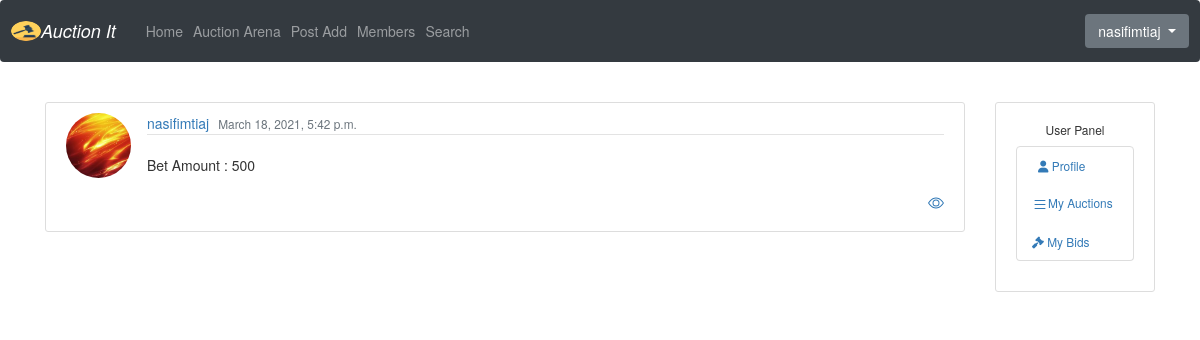
The app's page /my_bets/ (signed in), older data.
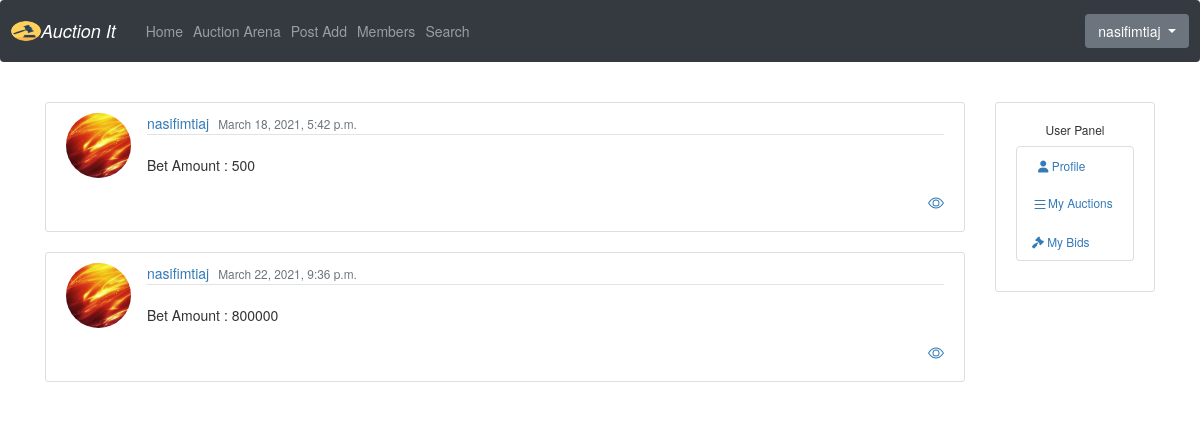
The same page, newer data.
### core/models.py (models this page shows)
class Bets(models.Model):
    item = models.ForeignKey(AuctionItem,on_delete=models.CASCADE)
    better = models.ForeignKey(User, on_delete=models.CASCADE)
    amount = models.IntegerField()
    is_accepted = models.BooleanField(default=False)
    betted_time = models.DateTimeField(default=timezone.now)
    accepted_time = models.DateTimeField(blank=True, null=True)
    class Meta:
        unique_together = ('item', 'better')
        verbose_name = 'Bet'
        verbose_name_plural = 'Bets'

### users/models.py (models this page shows, shortened)
class Profile(models.Model):
    user = models.OneToOneField(User, on_delete=models.CASCADE)
    image = models.ImageField(default='default.jpg', upload_to='profile_pics')
    full_name = models.CharField(default='@Example_name', max_length=100)
    phone_number =  models.TextField(default='@Example_045978346')
    address = models.TextField(default='@Example_13-65 new jersey')
    last_active = models.DateTimeField(blank=True, null=True)
    bio = models.TextField(default='You bio')
    @property
    def update_last_active(self):
        self.last_active = timezone.now()
        self.save()
        return self.user.username
    def save(self, *args, **kwargs):
        super().save(*args, **kwargs)
        img = Image.open(self.image.path)
        if img.height > 200 or img.width > 200:
            output_size = (200, 200)
            img.thumbnail(output_size)
            img.save(self.image.path)

### center/views.py (the view)
# urls.py: path('my_bets/', UserBetsListView.as_view(), name='my_bets'),
class UserBetsListView(ListView):
    template_name = 'center/my_bets.html'
    model = Bets
    context_object_name = 'bets'
    def get_context_data(self, **kwargs):
        context = super().get_context_data(**kwargs)
        context.update({
        'bets': Bets.objects.filter(better=self.request.user)
        })
        return context
    ordering = ['-betted_time']
    paginate_by = 5

### center/templates/center/my_bets.html (shortened to what this page needs)
{% extends 'center/base.html' %}
    {% block content %}
         {% for bet in bets %}
            <article class="media content-section">
                <img  src="{{ bet.better.profile.image.url }}" class="rounded-circle article-img">
                <div class="media-body">
                     <div class="article-metadata">
                  <a class="mr-2" href="#">{{ bet.better }}</a>
                     <small class="text-muted">{{ bet.betted_time }}</small>
                </div>
                <p class="article-content">Bet Amount : {{ bet.amount }}</p>
                 <h1 align="right">
                  <a href="{% url 'center:detail_product' bet.item.id %}" >
                    </a>
                    </h1>
                </div>
            </article>
        {% endfor %}
    {% endblock %}

Row changes from the older to the newer data that the page shows:
added Bets: better.profile.image (picture), better "nasifimtiaj", betted_time "March 22, 2021, 9:36 p.m.", amount "800000"
